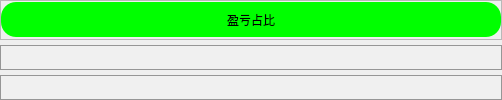
                      <widget class="QWidget" name="tab_4">
                       <attribute name="title">
                        <string>饼状图</string>
                       </attribute>
                       <layout class="QVBoxLayout" name="verticalLayout_49">
                        <property name="spacing">
                         <number>5</number>
                        </property>
                        <property name="leftMargin">
                         <number>0</number>
                        </property>
                        <property name="topMargin">
                         <number>0</number>
                        </property>
                        <property name="rightMargin">
                         <number>0</number>
                        </property>
                        <property name="bottomMargin">
                         <number>0</number>
                        </property>
                        <item>
                         <widget class="QFrame" name="frame_80">
                          <property name="minimumSize">
                           <size>
                            <width>0</width>
                            <height>40</height>
                           </size>
                          </property>
                          <property name="maximumSize">
                           <size>
                            <width>16777215</width>
                            <height>40</height>
                           </size>
                          </property>
                          <property name="frameShape">
                           <enum>QFrame::StyledPanel</enum>
                          </property>
                          <property name="frameShadow">
                           <enum>QFrame::Raised</enum>
                          </property>
                          <layout class="QHBoxLayout" name="horizontalLayout_45">
                           <property name="spacing">
                            <number>0</number>
                           </property>
                           <property name="leftMargin">
                            <number>0</number>
                           </property>
                           <property name="topMargin">
                            <number>0</number>
                           </property>
                           <property name="rightMargin">
                            <number>0</number>
                           </property>
                           <property name="bottomMargin">
                            <number>0</number>
                           </property>
                           <item>
                            <widget class="QPushButton" name="pushButton_account_manage_7">
                             <property name="minimumSize">
                              <size>
                               <width>500</width>
                               <height>35</height>
                              </size>
                             </property>
                             <property name="maximumSize">
                              <size>
                               <width>1000</width>
                               <height>16777215</height>
                              </size>
                             </property>
                             <property name="styleSheet">
                              <string notr="true">QPushButton{	
	background-color: rgb(0, 255, 0);
	font: 700 20pt &quot;等线&quot;;
	border-radius: 15px;
}
QPushButton:hover{
	border: 3px solid rgb(255, 200, 0);  
}
QPushButton:pressed{
	color: green;
	border-color: rgb(255, 0, 0);
    background-color: rgb(255, 255, 0);
}
QPushButton:disabled{
	color: rgb(31, 31, 31);
    background-color: rgb(152, 152, 152);
}</string>
                             </property>
                             <property name="text">
                              <string>盈亏占比</string>
                             </property>
                            </widget>
                           </item>
                          </layout>
                         </widget>
                        </item>
                        <item>
                         <widget class="QFrame" name="frame_82">
                          <property name="styleSheet">
                           <string notr="true">QFrame {
	
	background-color: rgb(240, 240, 240);
	border: 1px solid rgb(150, 150, 150);
	border-radius: 15px;
}
QFrame:hover {
	border: 2px solid rgb(0, 0, 0);
}</string>
                          </property>
                          <property name="frameShape">
                           <enum>QFrame::StyledPanel</enum>
                          </property>
                          <property name="frameShadow">
                           <enum>QFrame::Raised</enum>
                          </property>
                          <widget class="QLabel" name="label_14">
                           <property name="geometry">
                            <rect>
                             <x>360</x>
                             <y>250</y>
                             <width>500</width>
                             <height>40</height>
                            </rect>
                           </property>
                           <property name="minimumSize">
                            <size>
                             <width>500</width>
                             <height>40</height>
                            </size>
                           </property>
                           <property name="styleSheet">
                            <string notr="true">font: 700 16pt &quot;等线&quot;;
color: rgb(255, 0, 127);
border: none;</string>
                           </property>
                           <property name="text">
                            <string>图表功能还没做出来，后续会更新</string>
                           </property>
                          </widget>
                         </widget>
                        </item>
                        <item>
                         <widget class="QFrame" name="frame_81">
                          <property name="maximumSize">
                           <size>
                            <width>16777215</width>
                            <height>100</height>
                           </size>
                          </property>
                          <property name="styleSheet">
                           <string notr="true">QFrame {
	
	background-color: rgb(240, 240, 240);
	border: 1px solid rgb(150, 150, 150);
	border-radius: 15px;
}
QFrame:hover {
	border: 2px solid rgb(0, 0, 0);
}</string>
                          </property>
                          <property name="frameShape">
                           <enum>QFrame::StyledPanel</enum>
                          </property>
                          <property name="frameShadow">
                           <enum>QFrame::Raised</enum>
                          </property>
                         </widget>
                        </item>
                       </layout>
                      </widget>
